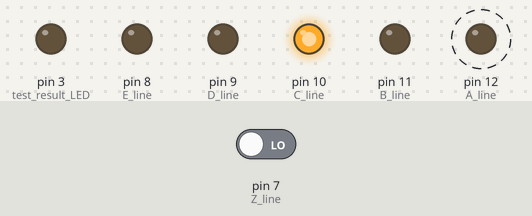
Simulated run of this sketch. Board: Arduino Uno, built with avr-gcc and run on an emulated ATmega328P. Shown: output pins drawn as LEDs (lit = HIGH). Dashed ring = blinking. The test bench sets the inputs (shaded band); at power-on: pin 7 (Z_line) LOW.

Above: at 0.05 s.
Timing chart, 0 to 3.0 s (numbered marks = the images above):
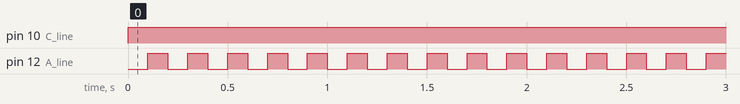

Measured:
- by itself, pin 10 (C_line): LOW → HIGH at 0.00 s
- by itself, pin 12 (A_line): alternates HIGH for 0.10 s and LOW for 0.10 s

The sketch:

CodArduinoProiectFD.ino
```cpp
int timer = 100;
boolean circuitOK;
int rez;

void setup() {
  pinMode(12, OUTPUT);  // A line
  pinMode(11, OUTPUT);  // B line
  pinMode(10, OUTPUT);  // C line
  pinMode(9, OUTPUT);   // D line
  pinMode(8, OUTPUT);   // E line
  pinMode(7, INPUT);    // Z line (circuit output)
  pinMode(3, OUTPUT);   // test result LED
  Serial.begin(9600);
}

void loop() {
  /* Test the circuit with the following test set:
     Test case 1 (output 0): 00100 -> F1, L0, Z1
     Test case 2 (output 0): 10100 -> G0, J1, L0, Z1
  */

  circuitOK = true;
  digitalWrite(3, LOW);  // Initially set test result LED to OFF

  for (int thisTest = 1; thisTest <= 2; thisTest++) {
    if (thisTest == 1) {       // Test case 1
      digitalWrite(12, LOW);  // A line
      digitalWrite(11, LOW);   // B line
      digitalWrite(10, HIGH);  // C line
      digitalWrite(9, LOW);    // D line
      digitalWrite(8, LOW);    // E line

      delay(timer);
      rez = digitalRead(7);  // read Z line value
      if (rez != 0) {
        circuitOK = false;
      }
    }

    if (thisTest == 2) {       // Test case 2
      digitalWrite(12, HIGH);  // A line
      digitalWrite(11, LOW);   // B line
      digitalWrite(10, HIGH);  // C line
      digitalWrite(9, LOW);    // D line
      digitalWrite(8, LOW);    // E line

      delay(timer);
      rez = digitalRead(7);  // read Z line value
      if (rez != 0) {
        circuitOK = false;
      }
    }
  }

  // Update test result LED based on circuit status
  if (!circuitOK) {
    digitalWrite(3, HIGH);  // Turn ON LED if fault detected
  } else {
    digitalWrite(3, LOW);  // Turn OFF LED if no fault detected
  }
}
```
